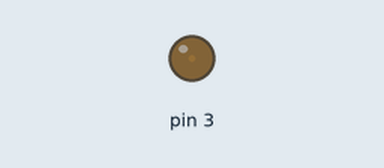
This sketch was run on a simulated Arduino Uno, built with avr-gcc and run on an emulated ATmega328P. On the bench: output pins drawn as LEDs (lit = HIGH).

Above: at 0.05 s.
At 4.1 s:
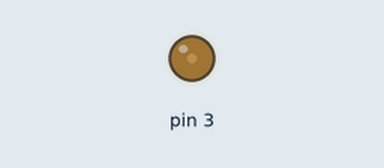
Timing chart, 0 to 6.5 s (numbered marks = the images above):
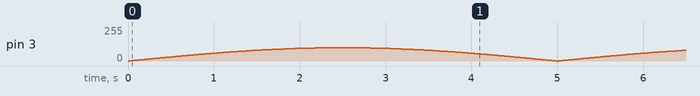

The sketch:

basicSineDimming.ino
```cpp
uint32_t period = 5000L;   // the L forces Long ints 32 bit

void setup()
{
  pinMode(3, OUTPUT);

}

void loop()
{
  int time = millis() % period;              // returns a value between 0 and period;
  float angle = (PI * time) / period;        // mapping to degrees
  int y = 100 * sin(angle);

  analogWrite(3, y);           // PWM outout
  Serial.println(y);


  // other code here
}
```
